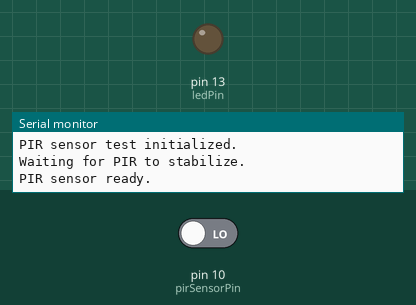
Recording of a sketch running on a simulated Arduino Uno, built with avr-gcc and run on an emulated ATmega328P. On the bench: output pins drawn as LEDs (lit = HIGH), the last lines printed to the serial monitor. Inputs (shaded band) come from the test bench; at power-on: pin 10 (pirSensorPin) LOW.

Above: at 3.2 s.
3.3 s: pin 10 (pirSensorPin) driven HIGH
At 5.0 s:
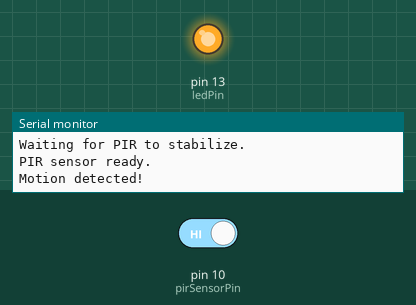
5.5 s: pin 10 (pirSensorPin) driven LOW
At 6.5 s:
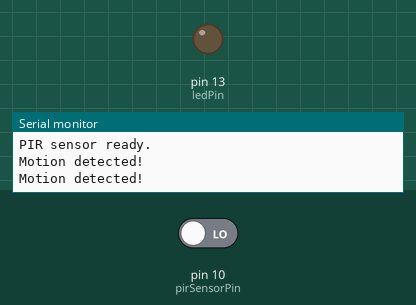
Timing chart, 0 to 8.5 s (numbered marks = the images above; inputs shaded):
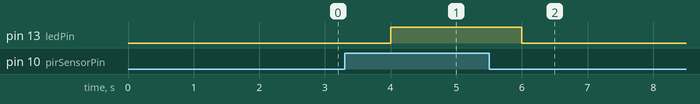

The sketch:

sketch_nov29bPIRtest.ino
```cpp
/// Define the pin where the PIR sensor is connected
const int pirSensorPin = 10;
// The built-in LED on most Arduino boards is on pin 13
const int ledPin = 13;

void setup() {
  // Start serial communication at 9600 baud rate
  Serial.begin(9600);

  // Declare the PIR sensor pin as an INPUT
  pinMode(pirSensorPin, INPUT);

  // Declare the LED pin as an OUTPUT
  pinMode(ledPin, OUTPUT);

  Serial.println("PIR sensor test initialized.");
  Serial.println("Waiting for PIR to stabilize.");
  // Give the sensor some time to calibrate
  delay(2000);
  Serial.println("PIR sensor ready.");
}

void loop() {
  // Read the value from the PIR sensor
  int sensorValue = digitalRead(pirSensorPin);

  // If motion is detected (sensor pin goes HIGH), turn on the LED
  if (sensorValue == HIGH) {
    digitalWrite(ledPin, HIGH); // Turn on the LED
    Serial.println("Motion detected!");
  } else {
    digitalWrite(ledPin, LOW); // Turn off the LED
    // If you want to print a message when no motion is detected, uncomment the next line:
    // Serial.println("No motion.");
  }


  delay(1000);
}
```

Measured:
- after the input at 3.3 s, pin 13 (ledPin): LOW → HIGH after 0.70 s
- after the input at 5.5 s, pin 13 (ledPin): HIGH → LOW after 0.50 s
